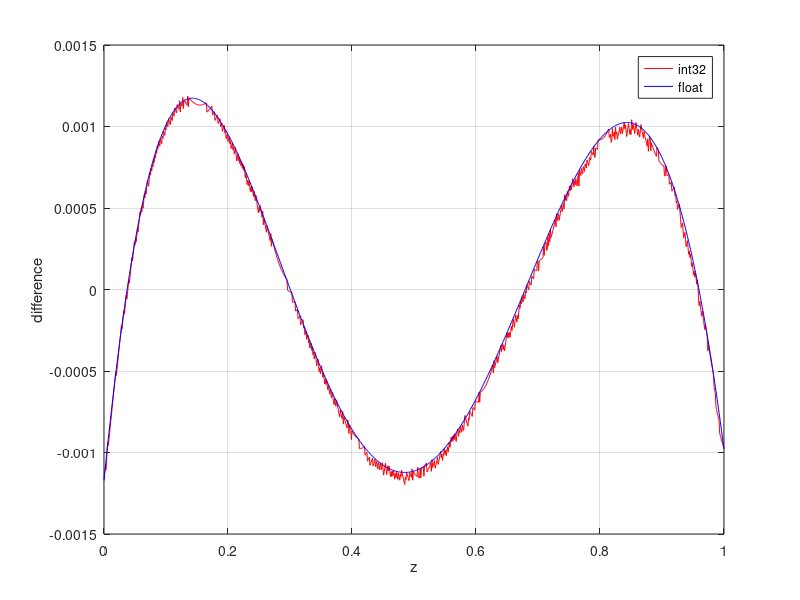

The MATLAB source for this figure:
a0 = -0.06211012633; i0 = int32(a0*2^16)
a1 = -0.1904775175;  i1 = int16(a1*2^16)
a2 = +1.038178669 ;  i2 = int32(a2*2^14)
a3 = -0.0011722644;  i3 = int16(a3*2^14)

myatan = @(z)-0.0011722644 +z.*(1.038178669 + z.*(-0.1904775175-z*0.06211012633));

z  = 0:0.001:1;
zi = int32(z*2^15);

r1 = int32(zi.*i0);      %% 15+16
limits1 = [min(r1) max(r1)]

r2 = i1+int16(bitshift(r1,-15));  %% 16
limits2 = [min(r2) max(r2)]

r3 = int32(zi.*int32(bitshift(r2,-2)));  %%16-2+15=29
limits3 = [min(r3) max(r3)]

r4 = bitshift(r3,-15)+i2;        %% 29-15 =14
limits4 = [min(r4) max(r4)]

r5 = int32(zi.*int32(r4));       %% 14+15 =29
limits5=[min(r5) max(r5)]

r6 = int16(bitshift(r5,-15))+i3; %% 29-15
limits6 = [min(r4) max(r4)]

res = single(r6)*2^-14;

figure(1); plot(z,res-atan(z),'r',z,myatan(z)-atan(z),'b')
           xlabel('z'); ylabel('difference');
           legend('int32','float'); grid on
